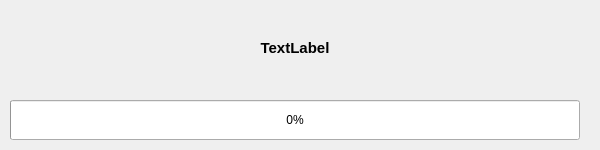
<?xml version="1.0" encoding="UTF-8"?>
<ui version="4.0">
 <class>ProgressDialog</class>
 <widget class="QDialog" name="ProgressDialog">
  <property name="windowModality">
   <enum>Qt::ApplicationModal</enum>
  </property>
  <property name="geometry">
   <rect>
    <x>0</x>
    <y>0</y>
    <width>600</width>
    <height>150</height>
   </rect>
  </property>
  <property name="minimumSize">
   <size>
    <width>600</width>
    <height>150</height>
   </size>
  </property>
  <property name="maximumSize">
   <size>
    <width>600</width>
    <height>150</height>
   </size>
  </property>
  <property name="baseSize">
   <size>
    <width>600</width>
    <height>150</height>
   </size>
  </property>
  <property name="windowTitle">
   <string>Dialog</string>
  </property>
  <property name="windowIcon">
   <iconset resource="../resources/ChartGeany.qrc">
    <normaloff>:/png/images/icons/PNG/cglogo.png</normaloff>:/png/images/icons/PNG/cglogo.png</iconset>
  </property>
  <property name="modal">
   <bool>true</bool>
  </property>
  <widget class="QLabel" name="messageLabel">
   <property name="geometry">
    <rect>
     <x>20</x>
     <y>10</y>
     <width>550</width>
     <height>75</height>
    </rect>
   </property>
   <property name="font">
    <font>
     <pointsize>11</pointsize>
     <weight>75</weight>
     <bold>true</bold>
    </font>
   </property>
   <property name="text">
    <string>TextLabel</string>
   </property>
   <property name="alignment">
    <set>Qt::AlignCenter</set>
   </property>
  </widget>
  <widget class="QProgressBar" name="progressBar">
   <property name="geometry">
    <rect>
     <x>10</x>
     <y>100</y>
     <width>570</width>
     <height>40</height>
    </rect>
   </property>
   <property name="value">
    <number>0</number>
   </property>
  </widget>
 </widget>
 <resources>
  <include location="../resources/ChartGeany.qrc"/>
 </resources>
 <connections/>
</ui>
